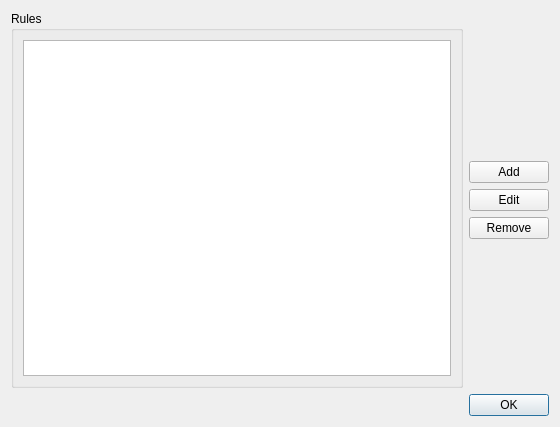
<?xml version="1.0" encoding="UTF-8"?>
<ui version="4.0">
 <class>AlertSettingDialog</class>
 <widget class="QDialog" name="AlertSettingDialog">
  <property name="geometry">
   <rect>
    <x>0</x>
    <y>0</y>
    <width>560</width>
    <height>427</height>
   </rect>
  </property>
  <property name="windowTitle">
   <string>Alerts Rules</string>
  </property>
  <layout class="QVBoxLayout" name="verticalLayout_3">
   <item>
    <layout class="QHBoxLayout" name="horizontalLayout">
     <item>
      <widget class="QGroupBox" name="groupBox">
       <property name="title">
        <string>Rules</string>
       </property>
       <layout class="QVBoxLayout" name="verticalLayout_2">
        <item>
         <widget class="QTableView" name="rulesTableView">
          <property name="editTriggers">
           <set>QAbstractItemView::NoEditTriggers</set>
          </property>
          <property name="alternatingRowColors">
           <bool>true</bool>
          </property>
          <property name="selectionMode">
           <enum>QAbstractItemView::SingleSelection</enum>
          </property>
          <property name="selectionBehavior">
           <enum>QAbstractItemView::SelectRows</enum>
          </property>
          <property name="verticalScrollMode">
           <enum>QAbstractItemView::ScrollPerPixel</enum>
          </property>
          <property name="horizontalScrollMode">
           <enum>QAbstractItemView::ScrollPerPixel</enum>
          </property>
          <property name="showGrid">
           <bool>true</bool>
          </property>
          <attribute name="horizontalHeaderMinimumSectionSize">
           <number>50</number>
          </attribute>
          <attribute name="horizontalHeaderDefaultSectionSize">
           <number>100</number>
          </attribute>
          <attribute name="horizontalHeaderStretchLastSection">
           <bool>true</bool>
          </attribute>
          <attribute name="verticalHeaderVisible">
           <bool>false</bool>
          </attribute>
          <attribute name="verticalHeaderMinimumSectionSize">
           <number>20</number>
          </attribute>
          <attribute name="verticalHeaderDefaultSectionSize">
           <number>20</number>
          </attribute>
          <attribute name="verticalHeaderStretchLastSection">
           <bool>false</bool>
          </attribute>
         </widget>
        </item>
       </layout>
      </widget>
     </item>
     <item>
      <layout class="QVBoxLayout" name="verticalLayout">
       <item>
        <spacer name="verticalSpacer_2">
         <property name="orientation">
          <enum>Qt::Vertical</enum>
         </property>
         <property name="sizeHint" stdset="0">
          <size>
           <width>20</width>
           <height>40</height>
          </size>
         </property>
        </spacer>
       </item>
       <item>
        <widget class="QPushButton" name="addRuleButton">
         <property name="text">
          <string>Add</string>
         </property>
        </widget>
       </item>
       <item>
        <widget class="QPushButton" name="editRuleButton">
         <property name="text">
          <string>Edit</string>
         </property>
        </widget>
       </item>
       <item>
        <widget class="QPushButton" name="removeRuleButton">
         <property name="text">
          <string>Remove</string>
         </property>
        </widget>
       </item>
       <item>
        <spacer name="verticalSpacer">
         <property name="orientation">
          <enum>Qt::Vertical</enum>
         </property>
         <property name="sizeHint" stdset="0">
          <size>
           <width>20</width>
           <height>40</height>
          </size>
         </property>
        </spacer>
       </item>
      </layout>
     </item>
    </layout>
   </item>
   <item>
    <widget class="QDialogButtonBox" name="buttonBox">
     <property name="orientation">
      <enum>Qt::Horizontal</enum>
     </property>
     <property name="standardButtons">
      <set>QDialogButtonBox::Ok</set>
     </property>
    </widget>
   </item>
  </layout>
 </widget>
 <resources/>
 <connections>
  <connection>
   <sender>buttonBox</sender>
   <signal>accepted()</signal>
   <receiver>AlertSettingDialog</receiver>
   <slot>accept()</slot>
   <hints>
    <hint type="sourcelabel">
     <x>248</x>
     <y>254</y>
    </hint>
    <hint type="destinationlabel">
     <x>157</x>
     <y>274</y>
    </hint>
   </hints>
  </connection>
  <connection>
   <sender>buttonBox</sender>
   <signal>rejected()</signal>
   <receiver>AlertSettingDialog</receiver>
   <slot>reject()</slot>
   <hints>
    <hint type="sourcelabel">
     <x>316</x>
     <y>260</y>
    </hint>
    <hint type="destinationlabel">
     <x>286</x>
     <y>274</y>
    </hint>
   </hints>
  </connection>
  <connection>
   <sender>removeRuleButton</sender>
   <signal>clicked()</signal>
   <receiver>AlertSettingDialog</receiver>
   <slot>removeRule()</slot>
   <hints>
    <hint type="sourcelabel">
     <x>508</x>
     <y>229</y>
    </hint>
    <hint type="destinationlabel">
     <x>279</x>
     <y>213</y>
    </hint>
   </hints>
  </connection>
  <connection>
   <sender>editRuleButton</sender>
   <signal>clicked()</signal>
   <receiver>AlertSettingDialog</receiver>
   <slot>editRuleButton()</slot>
   <hints>
    <hint type="sourcelabel">
     <x>508</x>
     <y>198</y>
    </hint>
    <hint type="destinationlabel">
     <x>279</x>
     <y>213</y>
    </hint>
   </hints>
  </connection>
  <connection>
   <sender>addRuleButton</sender>
   <signal>clicked()</signal>
   <receiver>AlertSettingDialog</receiver>
   <slot>addRule()</slot>
   <hints>
    <hint type="sourcelabel">
     <x>508</x>
     <y>167</y>
    </hint>
    <hint type="destinationlabel">
     <x>279</x>
     <y>213</y>
    </hint>
   </hints>
  </connection>
  <connection>
   <sender>rulesTableView</sender>
   <signal>doubleClicked(QModelIndex)</signal>
   <receiver>AlertSettingDialog</receiver>
   <slot>editRule(QModelIndex)</slot>
   <hints>
    <hint type="sourcelabel">
     <x>235</x>
     <y>207</y>
    </hint>
    <hint type="destinationlabel">
     <x>279</x>
     <y>213</y>
    </hint>
   </hints>
  </connection>
 </connections>
 <slots>
  <slot>removeRule()</slot>
  <slot>editRule(QModelIndex)</slot>
  <slot>editRuleButton()</slot>
  <slot>addRule()</slot>
 </slots>
</ui>
